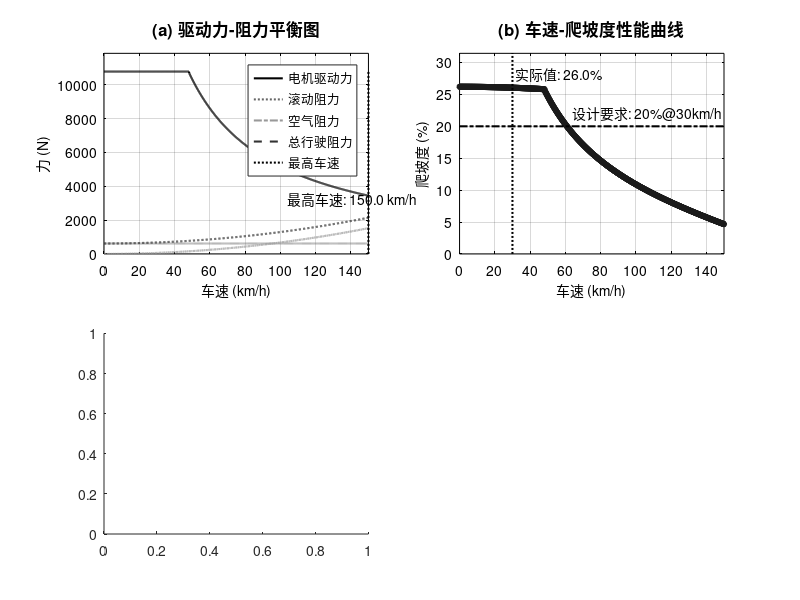

Write MATLAB code to recreate this figure. (Note: this script raises an error after producing the figure.)
%% 新能源汽车动力性能分析
clc; clear; close all;

%% ==================== 参数集中化配置 ====================
params = struct();
% 车辆参数
params.vehicle.m = 4200;           % 满载质量 (kg)
params.vehicle.g = 9.8;            % 重力加速度 (m/s^2)
params.vehicle.f = 0.015;          % 滚动阻力系数
params.vehicle.Cd = 0.38;          % 风阻系数
params.vehicle.A = 3.769;              % 迎风面积 (m^2)
params.vehicle.eta_t = 0.92;       % 传动效率
params.vehicle.r = 0.364;          % 车轮半径 (m)
params.vehicle.delta = 1.01;        % 质量转换系数

% 电机参数
params.motor.T_max = 600;          % 峰值转矩 (N·m)
params.motor.P_max = 156;           % 峰值功率 (kW)
params.motor.n_e = 2500;           % 额定转速 (rpm)
params.motor.n_max = 8000;        % 最高转速 (rpm)

% 传动系统参数
params.drivetrain.i_t = 7.11;     % 总传动比

% 目标车速参数
params.target.v_test = 50;        % 加速性能测试目标车速 (km/h)
params.target.v_grade = 30;        % 爬坡度测试目标车速 (km/h)

%% ==================== 行驶阻力计算 ====================
% 车速范围 (km/h)
v_kmh = linspace(0, 150, 1000); 

% 行驶阻力计算 (N)
F_roll = params.vehicle.m * params.vehicle.g * params.vehicle.f * ones(size(v_kmh));  % 滚动阻力
F_air = (params.vehicle.Cd * params.vehicle.A * v_kmh.^2) / 21.15;  % 空气阻力
F_res = F_roll + F_air;  % 总行驶阻力

% ==================== 电机驱动力计算 ====================
% 转速-车速关系 (rpm)
n = (v_kmh * params.drivetrain.i_t) ./ (0.377 * params.vehicle.r);

% 电机转矩特性 (分恒转矩区和恒功率区)
T_motor = zeros(size(n));
for i = 1:length(n)
    if n(i) <= params.motor.n_e
        T_motor(i) = params.motor.T_max;  % 恒转矩区
    elseif n(i) <= params.motor.n_max
        T_motor(i) = (params.motor.P_max * 1000) / (2 * pi * n(i) / 60);  % 恒功率区
    else
        T_motor(i) = 0;  % 超过最高转速
    end
end

% 驱动力计算 (N)
F_drive = (T_motor * params.drivetrain.i_t * params.vehicle.eta_t) / params.vehicle.r;

%% ==================== 最高车速分析 ====================
diff = F_drive - F_res;
idx_max = find(diff >= 0, 1, 'last');
v_max = v_kmh(idx_max);

%% ==================== 爬坡度分析 ====================
function grade = calculate_grade(F_drive, F_res, F_roll, params)
    F_available = F_drive - F_res + F_roll;  
    sin_alpha = F_available ./ (params.vehicle.m * params.vehicle.g);
    sin_alpha = min(max(sin_alpha, 0), 0.5); 
    grade = sin_alpha * 100; 
end

grade = calculate_grade(F_drive, F_res, F_roll, params);

% ==================== 加速性能分析 ====================
a = (F_drive - F_res) ./ (params.vehicle.delta * params.vehicle.m);
v_mps = v_kmh / 3.6;  % 转换为m/s
[~, idx_target] = min(abs(v_kmh - params.target.v_test));
dt = (v_mps(2) - v_mps(1)) ./ a(1:idx_target);
t_acc = cumsum(dt);
t_0_target = t_acc(end);

%% ==================== 绘图与结果输出 ====================
figure('Position', [50, 50, 1200, 900], 'Name', '新能源汽车综合性能分析', 'NumberTitle', 'off');
set(gcf, 'Color', 'w');

% 定义灰度颜色方案
gray_drive = [0 0 0];        % 黑色 - 驱动力
gray_roll = [0.4 0.4 0.4];   % 深灰 - 滚动阻力
gray_air = [0.6 0.6 0.6];    % 中灰 - 空气阻力
gray_res = [0.2 0.2 0.2];    % 黑灰 - 总阻力
gray_grade = [0.1 0.1 0.1];  % 深黑 - 爬坡度
gray_acc = [0 0 0];          % 黑色 - 加速度
gray_time = [0.4 0.4 0.4];   % 深灰 - 加速时间
gray_motor = [0.2 0.2 0.2];  % 黑灰 - 电机特性

% 1. 驱动力-阻力平衡图 (左上)
subplot(2, 2, 1);
plot(v_kmh, F_drive, 'Color', gray_drive, 'LineWidth', 1.5, 'LineStyle', '-');
hold on;
plot(v_kmh, F_roll, 'Color', gray_roll, 'LineWidth', 1.5, 'LineStyle', ':');
plot(v_kmh, F_air, 'Color', gray_air, 'LineWidth', 1.5, 'LineStyle', '-.');
plot(v_kmh, F_res, 'Color', gray_res, 'LineWidth', 1.5, 'LineStyle', '--');
plot([v_max, v_max], [0, max(F_drive)], 'k:', 'LineWidth', 1.5);  % 保持虚线
text(v_max-46, max(F_drive)*0.3, sprintf('最高车速: %.1f km/h', v_max),...
    'FontSize', 10, 'Color', 'k');  % 黑色文字

xlabel('车速 (km/h)', 'FontSize', 10);
ylabel('力 (N)', 'FontSize', 10);
title('(a) 驱动力-阻力平衡图', 'FontSize', 12);
legend('电机驱动力', '滚动阻力', '空气阻力', '总行驶阻力', '最高车速',...
       'TextColor','k');  % 黑色图例文本
grid on;
set(gca, 'FontSize', 10, 'XColor','k','YColor','k');  % 黑色坐标轴
xlim([0, max(v_kmh)]);
ylim([0, max(F_drive)*1.1]);

% 2. 车速-爬坡度曲线 (右上)
subplot(2, 2, 2);
plot(v_kmh, grade, 'Color', gray_grade, 'LineWidth', 1.5, 'Marker', 'o', 'MarkerSize', 3);
hold on;
plot([params.target.v_grade, params.target.v_grade], [0, 50], 'k:', 'LineWidth', 1.5);
plot([0, max(v_kmh)], [20, 20], 'k-.', 'LineWidth', 1.5);  % 改为黑色点划线

% 获取并显示关键爬坡度值
idx_grade = find(v_kmh >= params.target.v_grade, 1);
actual_grade = grade(idx_grade);
text_str1 = sprintf('设计要求: %d%%@%dkm/h', 20, params.target.v_grade);
text_str2 = sprintf('实际值: %.1f%%', actual_grade);

text(64, 22, text_str1, 'FontSize', 10, 'Color', 'k');
text(32, 28, text_str2, 'FontSize', 10, 'Color', 'k'); % 黑色文字

xlabel('车速 (km/h)', 'FontSize', 10);
ylabel('爬坡度 (%)', 'FontSize', 10);
title('(b) 车速-爬坡度性能曲线', 'FontSize', 12);
grid on;
set(gca, 'FontSize', 10, 'XColor','k','YColor','k');
xlim([0, max(v_kmh)]);
ylim([0, min(max(grade)*1.2, 50)]);

% 3. 车速-加速度曲线 (左下)
subplot(2, 2, 3);
yyaxis left;
line_acc = plot(v_kmh, a, 'Color', gray_acc, 'LineWidth', 1.5, 'LineStyle', '-');
ylabel('加速度 (m/s²)', 'FontSize', 10);
ylim([0, max(a)*1.1]);
set(gca, 'YColor', 'k');  % 左侧Y轴黑色

yyaxis right;
line_time = plot(v_kmh(1:idx_target), t_acc, 'Color', gray_time, 'LineWidth', 1.5, 'LineStyle', '--');
ylabel('加速时间 (s)', 'FontSize', 10);
set(gca, 'YColor', 'k');  % 右侧Y轴黑色

text(10, t_0_target*0.8, sprintf('0-%dkm/h: %.1f s', params.target.v_test, t_0_target),...
    'FontSize', 10, 'BackgroundColor', 'w', 'Color', 'k');  % 白底黑字

xlabel('车速 (km/h)', 'FontSize', 10);
title('(c) 车速-加速度性能曲线', 'FontSize', 12);
grid on;
set(gca, 'FontSize', 10);
legend([line_acc, line_time], {'加速度', '加速时间'}, 'Location', 'northeast', 'TextColor','k');
xlim([0, 100]);

% 4. 电机转矩-转速特性 (右下)
subplot(2, 2, 4);
plot(n, T_motor, 'Color', gray_motor, 'LineWidth', 1.5, 'Marker', '+');
hold on;
% 标注额定转速和最高转速
plot([params.motor.n_e, params.motor.n_e], [0, params.motor.T_max], 'k:', 'LineWidth', 1.5);
text(400, params.motor.T_max*0.8, sprintf('额定转速: %d rpm', params.motor.n_e),...
    'FontSize', 10, 'Color', 'k');
plot([params.motor.n_max, params.motor.n_max], [0, min(T_motor)], 'k-.', 'LineWidth', 1.5);
text(5900, params.motor.T_max*0.28, sprintf('最高转速: %d rpm', params.motor.n_max),...
    'FontSize', 10, 'Color', 'k');

xlabel('电机转速 (rpm)', 'FontSize', 12);
ylabel('电机转矩 (N·m)', 'FontSize', 12);
title('(d) 电机转矩-转速特性', 'FontSize', 14);
grid on;
set(gca, 'FontSize', 12, 'XColor','k','YColor','k');
ylim([0, params.motor.T_max*1.1]);


%% 性能分析结果输出
fprintf('===== 车辆性能分析结果 =====\n');
fprintf('最高车速: %.1f km/h (设计指标: 100 km/h)\n', v_max);
fprintf('0-%dkm/h加速时间: %.1f s\n', params.target.v_test, t_0_target);
fprintf('%dkm/h最大爬坡度: %.1f%%\n', params.target.v_grade, grade(find(v_kmh>=params.target.v_grade,1)));
